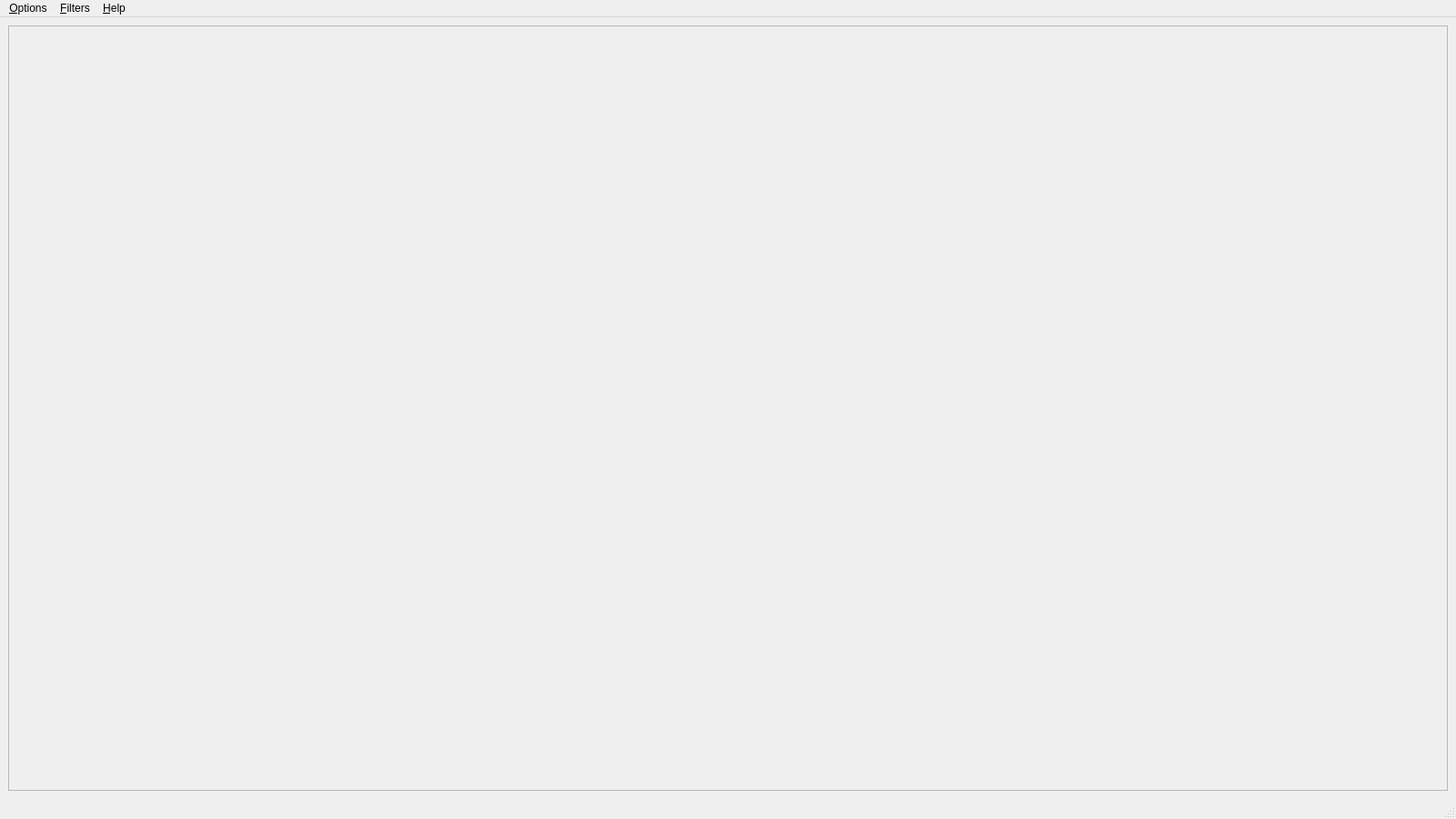
<?xml version="1.0" encoding="UTF-8"?>
<ui version="4.0">
 <class>FilterWindow</class>
 <widget class="QMainWindow" name="FilterWindow">
  <property name="geometry">
   <rect>
    <x>0</x>
    <y>0</y>
    <width>1600</width>
    <height>900</height>
   </rect>
  </property>
  <property name="minimumSize">
   <size>
    <width>1600</width>
    <height>900</height>
   </size>
  </property>
  <property name="windowTitle">
   <string>MainWindow</string>
  </property>
  <widget class="QWidget" name="centralwidget">
   <layout class="QGridLayout" name="gridLayout">
    <item row="0" column="0">
     <layout class="QHBoxLayout" name="horizontalLayout">
      <item>
       <widget class="QScrollArea" name="scrollArea">
        <property name="widgetResizable">
         <bool>true</bool>
        </property>
        <widget class="QWidget" name="scrollAreaWidgetContents">
         <property name="geometry">
          <rect>
           <x>0</x>
           <y>0</y>
           <width>1578</width>
           <height>835</height>
          </rect>
         </property>
         <layout class="QGridLayout" name="gridLayout_2">
          <item row="0" column="0">
           <widget class="QLabel" name="label">
            <property name="layoutDirection">
             <enum>Qt::LeftToRight</enum>
            </property>
            <property name="autoFillBackground">
             <bool>true</bool>
            </property>
            <property name="text">
             <string/>
            </property>
            <property name="alignment">
             <set>Qt::AlignCenter</set>
            </property>
           </widget>
          </item>
         </layout>
        </widget>
       </widget>
      </item>
     </layout>
    </item>
   </layout>
  </widget>
  <widget class="QMenuBar" name="menubar">
   <property name="geometry">
    <rect>
     <x>0</x>
     <y>0</y>
     <width>1600</width>
     <height>22</height>
    </rect>
   </property>
   <widget class="QMenu" name="menu_Filters">
    <property name="title">
     <string>&amp;Filters</string>
    </property>
    <addaction name="action_Gauss_Blur"/>
    <addaction name="action_Laplacian_Edge_Detection"/>
    <addaction name="action_Gradient_Directional_Filter"/>
    <addaction name="action_Outline_Filter"/>
   </widget>
   <widget class="QMenu" name="menu_Options">
    <property name="title">
     <string>&amp;Options</string>
    </property>
    <addaction name="action_Open"/>
    <addaction name="action_Save_file"/>
    <addaction name="separator"/>
    <addaction name="action_Quit"/>
   </widget>
   <widget class="QMenu" name="menu_Help">
    <property name="title">
     <string>&amp;Help</string>
    </property>
    <addaction name="action_Help"/>
    <addaction name="separator"/>
    <addaction name="action_About_filters"/>
   </widget>
   <addaction name="menu_Options"/>
   <addaction name="menu_Filters"/>
   <addaction name="menu_Help"/>
  </widget>
  <widget class="QStatusBar" name="statusbar"/>
  <action name="action_Gauss_Blur">
   <property name="text">
    <string>&amp;Gauss Blur</string>
   </property>
  </action>
  <action name="action_Laplacian_Edge_Detection">
   <property name="text">
    <string>&amp;Laplacian Edge Detection</string>
   </property>
  </action>
  <action name="action_Gradient_Directional_Filter">
   <property name="text">
    <string>&amp;Gradient Directional Filter</string>
   </property>
  </action>
  <action name="action_Outline_Filter">
   <property name="text">
    <string>&amp;Outline Filter</string>
   </property>
  </action>
  <action name="action_Open">
   <property name="text">
    <string>&amp;Open file</string>
   </property>
  </action>
  <action name="action_Save_file">
   <property name="text">
    <string>&amp;Save file</string>
   </property>
  </action>
  <action name="action_Quit">
   <property name="text">
    <string>&amp;Quit </string>
   </property>
  </action>
  <action name="action_Help">
   <property name="text">
    <string>&amp;Help</string>
   </property>
  </action>
  <action name="action_About_filters">
   <property name="text">
    <string>&amp;About filters</string>
   </property>
  </action>
 </widget>
 <resources/>
 <connections/>
</ui>
